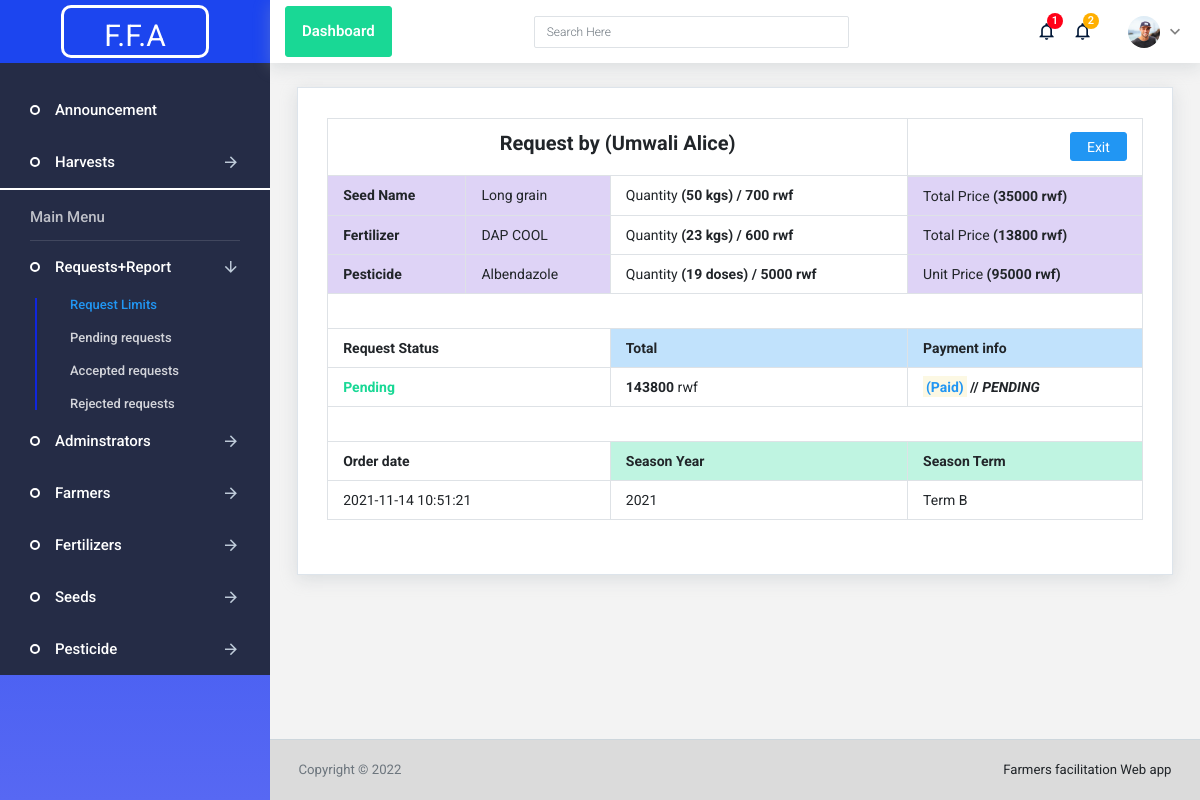
Screenshot of /manage/requests?det=3 with the database file from the repository.
### tables this page shows
CREATE TABLE `requests` (
  `req_id` int(10) NOT NULL,
  `farmer_id` int(10) NOT NULL,
  `seed_id` int(10) NOT NULL,
  `seed_qty` int(10) NOT NULL,
  `fert_id` int(10) NOT NULL,
  `fert_qty` int(10) NOT NULL,
  `pest_id` int(10) NOT NULL,
  `pest_qty` int(10) NOT NULL,
  `season_year` varchar(10) NOT NULL,
  `season_term` varchar(20) NOT NULL,
  `req_status` varchar(15) NOT NULL DEFAULT 'Pending',
  `is_paid` varchar(10) NOT NULL DEFAULT 'Yes',
  `req_date` datetime NOT NULL DEFAULT current_timestamp()
);

CREATE TABLE `farmer` (
  `farmer_id` int(10) NOT NULL,
  `firstname` varchar(100) NOT NULL,
  `lastname` varchar(100) NOT NULL,
  `gender` varchar(20) NOT NULL,
  `dob` varchar(20) NOT NULL,
  `national_id` varchar(30) NOT NULL,
  `telephone` varchar(20) NOT NULL,
  `password` varchar(80) NOT NULL,
  `land_area` varchar(20) NOT NULL,
  `province` varchar(30) NOT NULL,
  `district` varchar(80) NOT NULL,
  `sector` varchar(80) NOT NULL,
  `cell` varchar(80) NOT NULL,
  `village` varchar(80) NOT NULL,
  `status` varchar(20) NOT NULL DEFAULT 'inactive',
  `created_at` datetime NOT NULL DEFAULT current_timestamp()
);

CREATE TABLE `seeds` (
  `item_id` int(10) NOT NULL,
  `item_name` varchar(150) NOT NULL,
  `item_type` varchar(150) NOT NULL,
  `quantity` int(10) NOT NULL,
  `unit_price` double NOT NULL,
  `created_at` datetime NOT NULL DEFAULT current_timestamp()
);

CREATE TABLE `fertilizer` (
  `item_id` int(10) NOT NULL,
  `item_name` varchar(150) NOT NULL,
  `item_type` varchar(150) NOT NULL,
  `quantity` int(10) NOT NULL,
  `unit_price` double NOT NULL,
  `created_at` datetime NOT NULL DEFAULT current_timestamp()
);

CREATE TABLE `pesticide` (
  `item_id` int(10) NOT NULL,
  `item_name` varchar(150) NOT NULL,
  `item_type` varchar(150) NOT NULL,
  `quantity` int(10) NOT NULL,
  `unit_price` double NOT NULL,
  `created_at` datetime NOT NULL DEFAULT current_timestamp()
);

CREATE TABLE `orders` (
  `order_id` int(10) NOT NULL,
  `req_id` int(10) NOT NULL,
  `order_status` varchar(30) NOT NULL,
  `paid_telno` varchar(20) NOT NULL,
  `amount` double NOT NULL,
  `reference` varchar(100) NOT NULL,
  `order_date` datetime NOT NULL DEFAULT current_timestamp()
);

### configs/query.php (called while the page is built, shortened)
<?php
require_once('connection.php');
class Query extends DBConnection {
	public function __construct() {
		$obj = new DBConnection;
		$this->conLink= $obj->connect();
	}
	public function viewRequest($req) {
		$sql="SELECT rq.req_id, rq.farmer_id, fm.telephone, fm.land_area, fm.national_id, fm.firstname, fm.lastname, rq.seed_id, sd.item_name AS s_name, rq.seed_qty, sd.unit_price AS s_price, rq.fert_id, ft.item_name AS f_name, rq.fert_qty, ft.unit_price AS f_price, rq.pest_id, ps.item_name AS p_name, rq.pest_qty, ps.unit_price AS p_price, rq.season_year, rq.season_term, rq.req_status, rq.is_paid, rq.req_date FROM requests rq JOIN farmer fm ON fm.farmer_id = rq.farmer_id JOIN fertilizer ft ON ft.item_id = rq.fert_id JOIN pesticide ps ON ps.item_id = rq.pest_id JOIN seeds sd ON sd.item_id = rq.seed_id WHERE rq.req_id='$req' ";
		$stmt= $this->conLink->prepare($sql);
		$stmt->execute();
		return $stmt;
	}
}
?>

### configs/connection.php (called while the page is built, shortened)
<?php
class DBConnection {
    public    $host = "localhost";
    protected $dbase= "farmer_app";
    private   $user = "root";
    private   $pass = "";
    public function connect(){
        try {
            $dsn= "mysql:host=$this->host; dbname=$this->dbase";
            $this->con = new PDO($dsn, $this->user, $this->pass );
            return $this->con;
        } catch(PDOException $error) {
            echo "OOPS! ERROR OCCURED".$error->getMessage();
        }
    }
}
?>

### configs/query_api.php (called while the page is built, shortened)
<?php
require_once('connection.php');
class ApiQuery extends DBConnection {
	public function __construct() {
		$obj = new DBConnection;
		$this->conLink= $obj->connect();
	}
    public function countOrderByReq($id) {
		$sql= "SELECT COUNT(*) FROM `orders` WHERE req_id='$id' ";
		$stmt= $this->conLink->query($sql)->fetchColumn();
		return $stmt;
	}
	public function viewOrderDetails($req) {
		$sql="SELECT * FROM orders WHERE req_id='$req' ";
		$stmt= $this->conLink->prepare($sql);
		$stmt->execute();
		return $stmt;
	}
}
?>

### manage/requests.php (the view, shortened to what this page needs)
<?php
include('../configs/header.php');
include('../configs/sidebar.php');
?>
<div class="main-panel">
  <div class="content-wrapper">
    <?php if(isset($_GET['det'])) {
    $stmt= $query->viewRequest($_GET['det']);
    $res= $stmt->FETCH(PDO::FETCH_ASSOC);
    ?>
    <div class="row">
      <div class="col-lg-12 grid-margin stretch-card">
        <div class="card">
          <div class="card-body">
            <table class="table table-bordered">
              <thead>
                <tr style="font-weight: bolder!important;">
                  <th colspan="3" class="text-center"> <h4><strong>Request by (<?php echo $res['firstname']." ".$res['lastname']; ?>)</strong></h4> </th>
                  <td class="text-right"><a href="?view_pend" class="btn btn-md btn-primary">Exit</a></td>
                </tr>
              </thead>
              <?php
                $pest_total = $res['pest_qty'] * $res['p_price'];
                $fert_total = $res['fert_qty'] * $res['f_price'];
                $seed_total = $res['seed_qty'] * $res['s_price'];
                $grand_total = $pest_total + $fert_total + $seed_total;
              ?>
              <tbody>
                <tr>
                  <td class="table-info"> <strong>Seed Name</strong> </td>
                  <td class="table-info"> <?php echo $res['s_name']; ?> </td>
                  <td> Quantity <strong>(<?php echo $res['seed_qty']; ?> kgs) / <?php echo $res['s_price']; ?> rwf</strong></strong> </td>
                  <td class="table-info"> Total Price <b>(<?php echo $seed_total; ?> rwf)</b> </td>
                </tr>
                <tr>
                  <td class="table-info"> <strong>Fertilizer</strong> </td>
                  <td class="table-info"> <?php echo $res['f_name']; ?> </td>
                  <td> Quantity <strong>(<?php echo $res['fert_qty']; ?> kgs) / <?php echo $res['f_price']; ?> rwf</strong> </td>
                  <td class="table-info"> Total Price <b>(<?php echo$fert_total; ?> rwf)</b> </td>
                </tr>
                <tr>
                  <td class="table-info"> <strong>Pesticide</strong> </td>
                  <td class="table-info"> <?php echo $res['p_name']; ?> </td>
                  <td> Quantity <strong>(<?php echo $res['pest_qty']; ?> doses) / <?php echo $res['p_price']; ?> rwf</strong></strong> </td>
                  <td class="table-info"> Unit Price <b>(<?php echo $pest_total; ?> rwf)</b> </td>
                </tr>
                <tr><td colspan="4"></td></tr>
                <tr>
                  <td colspan="2"><strong>Request Status</strong></td>
                  <td class="table-primary"><strong>Total</strong></td>
                  <td class="table-primary"><strong>Payment info</strong></td>
                </tr>
                <tr>
                  <td colspan="2" class="text-success"><b><?php echo $res['req_status']; ?></b></td>
                  <td><strong><?php echo $grand_total; ?></strong> rwf</td>
                  <td>
                    <strong>
                      <?php
                      if($res['is_paid']=='Yes') {
                        echo '<mark class="text-primary">(Paid)</mark>';
                        if($api_query->countOrderByReq($res['req_id'])!='0') {
                          $stmt50= $api_query->viewOrderDetails($res['req_id']);
                          $result50= $stmt50->FETCH(PDO::FETCH_ASSOC);
                          echo " // <i>".$result50['order_status']."</i>";
                        }
                      } else {
                        echo '<mark class="text-danger">(Loan)</mark>';
                      }
                      ?>
                    </strong>
                </td>
                </tr>
                <tr><td colspan="4"></td></tr>
                <tr>
                  <td colspan="2"><strong>Order date</strong></td>
                  <td class="table-success"> <strong>Season Year</strong> </td>
                  <td class="table-success"> <strong>Season Term</strong> </td>
                </tr>
                <tr>
                  <td colspan="2"><?php echo $res['req_date']; ?></td>
                  <td> <?php echo $res['season_year']; ?> </td>
                  <td> <?php echo $res['season_term']; ?> </td>
                </tr>
              </tbody>
            </table><br>
          </div>
        </div>
      </div>
    </div>
    <?php } ?>
  </div>
  <?php
  include('../configs/footer.php');
  ?>

### assets/css/demo_1/style.css (style rules this page uses)
.card { box-shadow: 0 0 0 0 rgba(90, 113, 208, 0.11), 0 4px 16px 0 rgba(167, 175, 183, 0.33); border: solid 1px #dde4eb; border-radius: 0px; }
.main-panel { transition: width 0.25s ease, margin 0.25s ease; width: calc(100% - 270px); min-height: calc(100vh - 63px); display: flex; flex-direction: column; }
.content-wrapper { background: #F3F3F3; padding: 1.5rem 1.7rem; width: 100%; flex-grow: 1; }

### rows the page displays
requests: farmer.firstname "Umwali", farmer.lastname "Alice", seed.item_name "Long grain", seed_qty "50", seed.unit_price "700", seed_qty.unit_price "35000", fert.item_name "DAP COOL", fert_qty "23", fert.unit_price "600", fert_qty.unit_price "13800", pest.item_name "Albendazole", pest_qty "19", pest.unit_price "5000", pest_qty.unit_price "95000", req_status "Pending", grand_total "143800", req_date "2021-11-14 10:51:21", season_year "2021", season_term "Term B"
orders: order_status "PENDING"

### other values shown
$penRequestCount "1"
$recHarvestCount "2"
$func->getAppName() "Farmers facilitation Web app"
